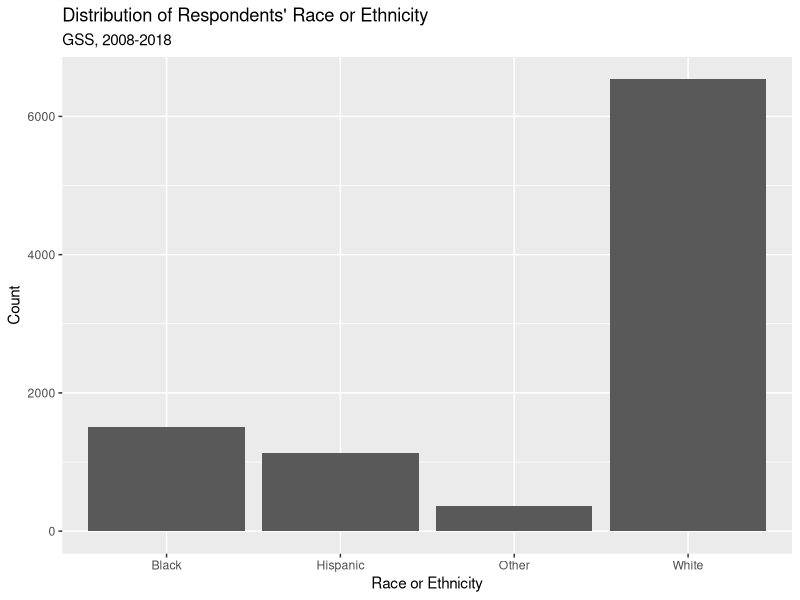
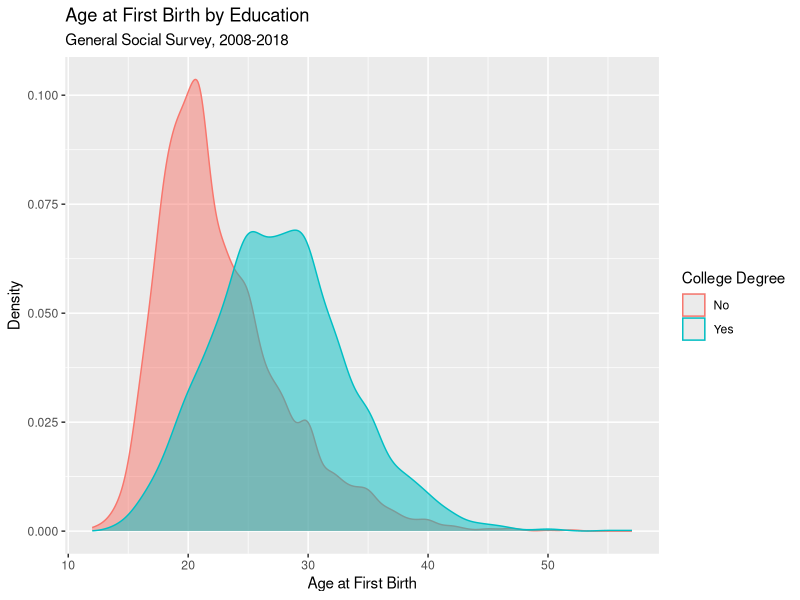
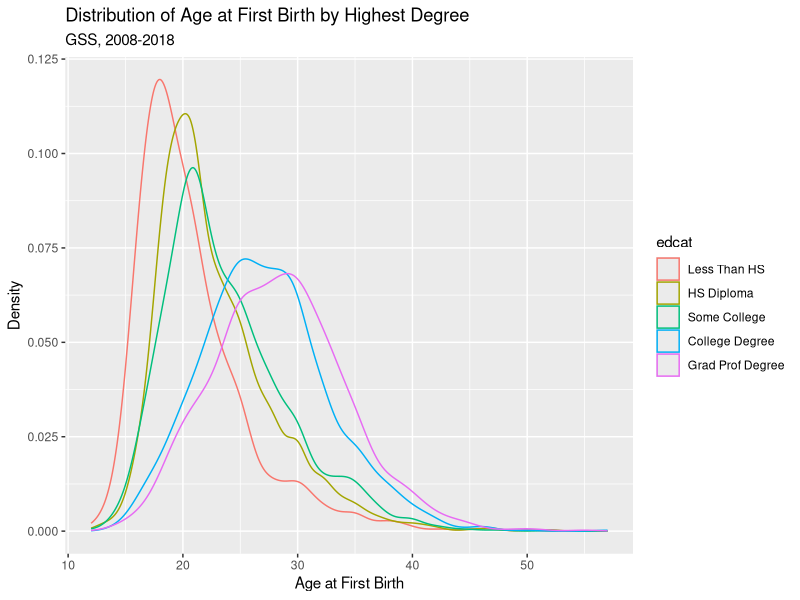
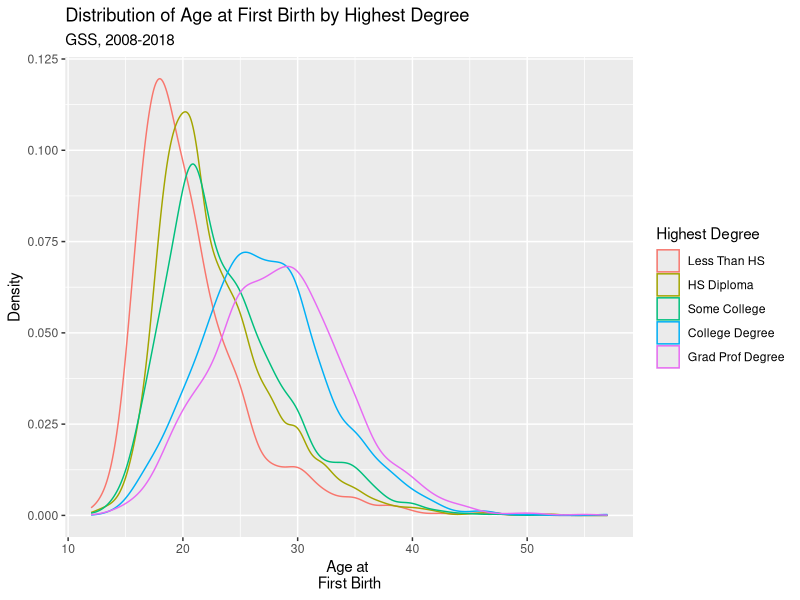
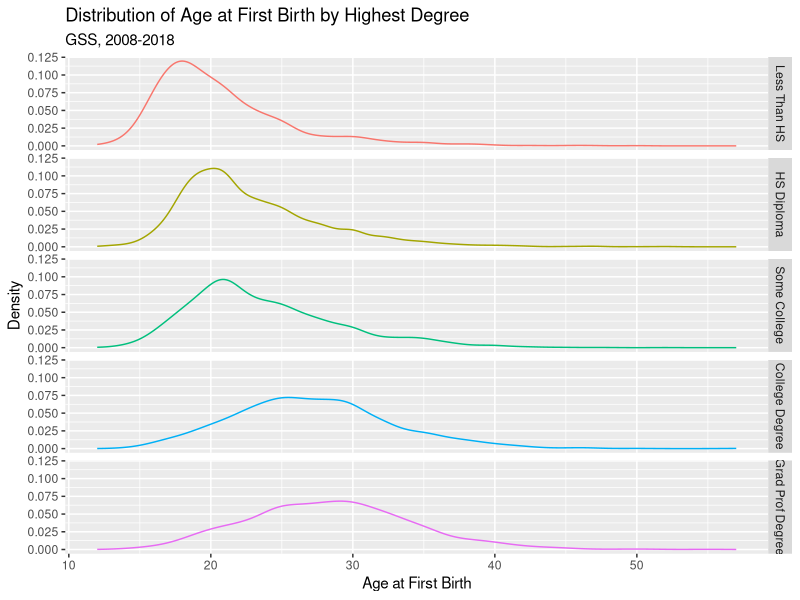
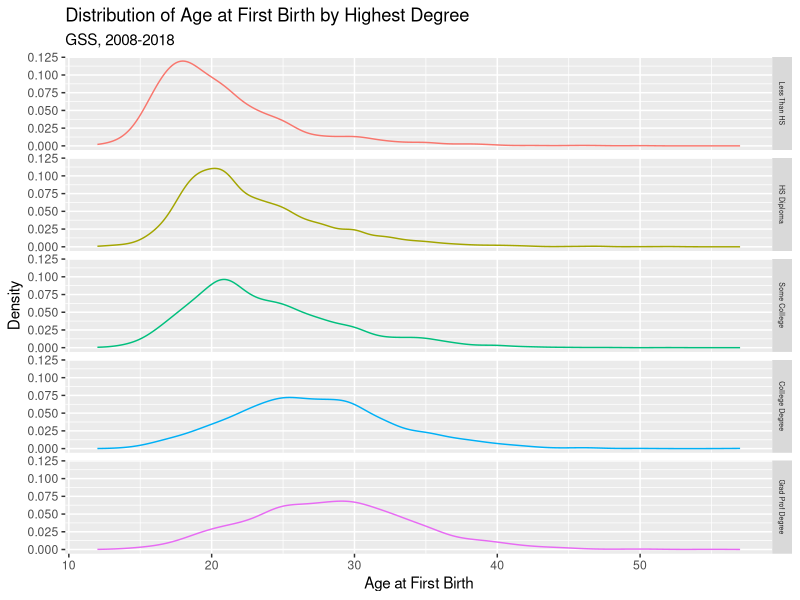
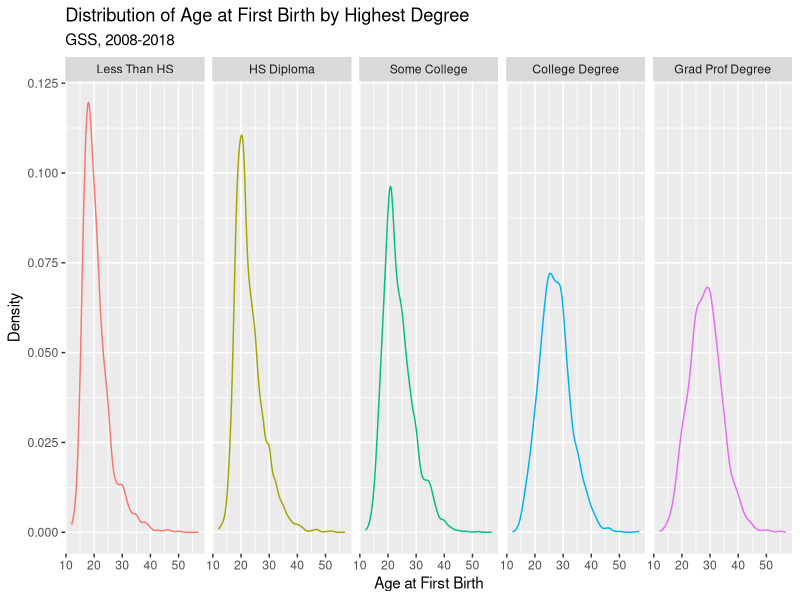
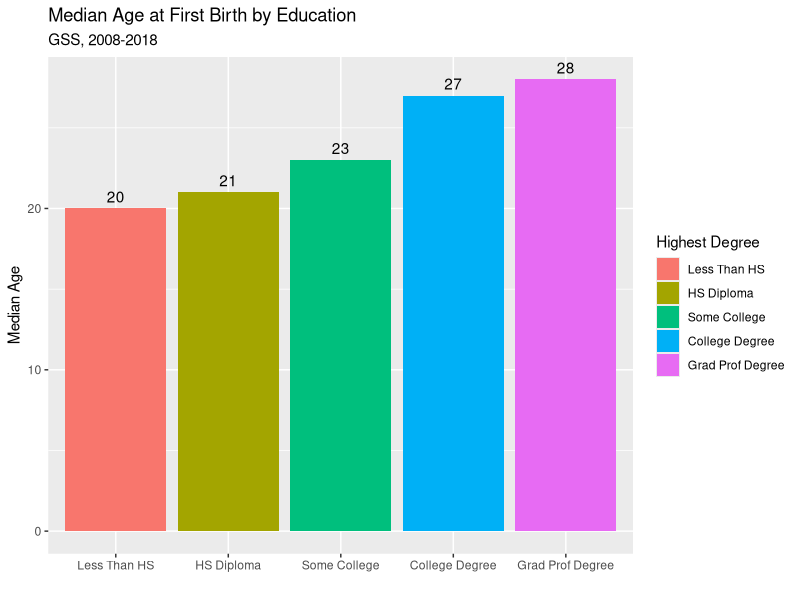

These charts were generated, in order, by the following R code:
## ---- chunk 1
gss_week3 <- read.csv("../data/gss_week3.csv")
library(tidyverse)
## ---- chunk 2
educ_barplot <- ggplot(gss_week3, aes(x = racehisp))

educ_barplot + geom_bar() + 
     labs(x = "Race or Ethnicity",
          y = "Count",
          title = "Distribution of Respondents' Race or Ethnicity",
          subtitle = "GSS, 2008-2018")
## ---- chunk 3
gss_week3 <- gss_week3 |> 
     mutate(college_degree = ifelse(educ>=16, 1, 0))
## ---- chunk 4
gss_week3 <- gss_week3 |> 
     mutate(college_degree = factor(college_degree,
                                    labels = c("No", "Yes")))
## ---- chunk 5
agekdbrn_college_plot <- ggplot(gss_week3, 
          aes(x = agekdbrn, 
              color = college_degree, 
              fill = college_degree)) # Fills in the area under the curve

agekdbrn_college_plot + 
     geom_density(alpha = .5) + # Alpha adjusts transparency of 
                                   # overlapping fills
     labs(x = "Age at First Birth",
          y = "Density",
          title = "Age at First Birth by Education",
          subtitle = "General Social Survey, 2008-2018") +
  scale_color_discrete(name = "College Degree") +
  scale_fill_discrete(guide = "none")
## ---- chunk 6
gss_week3 <- gss_week3 |> 
     mutate(edcat = ifelse(educ < 12, "Less Than HS",
                           ifelse(educ == 12, "HS Diploma",
                                  ifelse(educ %in% 13:15, "Some College",
                                         ifelse(educ == 16, "College Degree",
                                                "Grad Prof Degree")))))
## ---- chunk 7
round(prop.table(table(gss_week3$edcat)),2)
## ---- chunk 8
gss_week3 <- gss_week3 %>%
     mutate(edcat = factor(edcat,
               levels = c("Less Than HS",
                          "HS Diploma",
                          "Some College",
                          "College Degree",
                          "Grad Prof Degree")))
## ---- chunk 9
agekdbrn_edcat_plot <- ggplot(gss_week3, 
                              aes(x = agekdbrn, 
                                  color = edcat))

agekdbrn_edcat_plot + geom_density() + 
  labs(x = "Age at First Birth", y = "Density", 
     title = "Distribution of Age at First Birth by Highest Degree", 
     subtitle = "GSS, 2008-2018")
## ---- chunk 10
agekdbrn_edcat_plot <- ggplot(gss_week3, aes(x = agekdbrn, color = edcat))

agekdbrn_edcat_plot + geom_density() + 
  labs(x = "Age at \nFirst Birth", y = "Density", 
       title = "Distribution of Age at First Birth by Highest Degree",
       subtitle = "GSS, 2008-2018",
       color = "Highest Degree") 
## ---- chunk 11
agekdbrn_edcat_plot <- ggplot(gss_week3, aes(x = agekdbrn, color = edcat))

agekdbrn_edcat_plot + geom_density() + 
  labs(x = "Age at First Birth", y = "Density", 
       title = "Distribution of Age at First Birth by Highest Degree", 
       subtitle = "GSS, 2008-2018") +
facet_grid(edcat~.) + guides(color="none")
## ---- chunk 12
agekdbrn_edcat_plot <- ggplot(gss_week3, aes(x = agekdbrn, color = edcat))

agekdbrn_edcat_plot + geom_density() + 
  labs(x = "Age at First Birth", y = "Density", 
       title = "Distribution of Age at First Birth by Highest Degree", 
       subtitle = "GSS, 2008-2018") +
facet_grid(edcat~.) + guides(color="none") +
theme(strip.text.y = element_text(size = 5))
## ---- chunk 13
agekdbrn_edcat_plot <- ggplot(gss_week3, aes(x = agekdbrn, color = edcat))

agekdbrn_edcat_plot + geom_density() + 
  labs(x = "Age at First Birth", y = "Density", 
       title = "Distribution of Age at First Birth by Highest Degree", 
       subtitle = "GSS, 2008-2018") +
facet_grid(.~edcat)  + guides(color="none")
## ---- chunk 14
round(prop.table(table(gss_week3$edcat
                 [gss_week3$racehisp=="Black"])),3)
## ---- chunk 15
table(gss_week3$racehisp, gss_week3$edcat)
## ---- chunk 16
round(prop.table(table(gss_week3$racehisp, gss_week3$edcat)),3)
## ---- chunk 17
round(prop.table(table(gss_week3$racehisp, gss_week3$edcat),1),3)
## ---- chunk 18
round(prop.table(table(gss_week3$racehisp, gss_week3$edcat),2),3)
## ---- chunk 19
agekdbrn_summary <- gss_week3 |> 
     group_by(racehisp) |>  # We want info about each level of this variable
     summarize(mean_agekdbrn = mean(agekdbrn)) # The info we want

agekdbrn_summary
## ---- chunk 20
agekdbrn_summary <- gss_week3 |> 
  group_by(edcat)  |> 
  summarize(median_agekdbrn = median(agekdbrn))
## ---- chunk 21
agekdbrn_col <- ggplot(agekdbrn_summary, aes(x = edcat, 
                                             y = median_agekdbrn,
                                             fill = edcat))

agekdbrn_col + geom_col() +
  labs(x = "",
         y = "Median Age",
         title = "Median Age at First Birth by Education",
         subtitle = "GSS, 2008-2018",
         fill = "Highest Degree") +
  geom_text(aes(label = median_agekdbrn, # Adds labels
                vjust = -.5)) # Moves the labels above the columns
